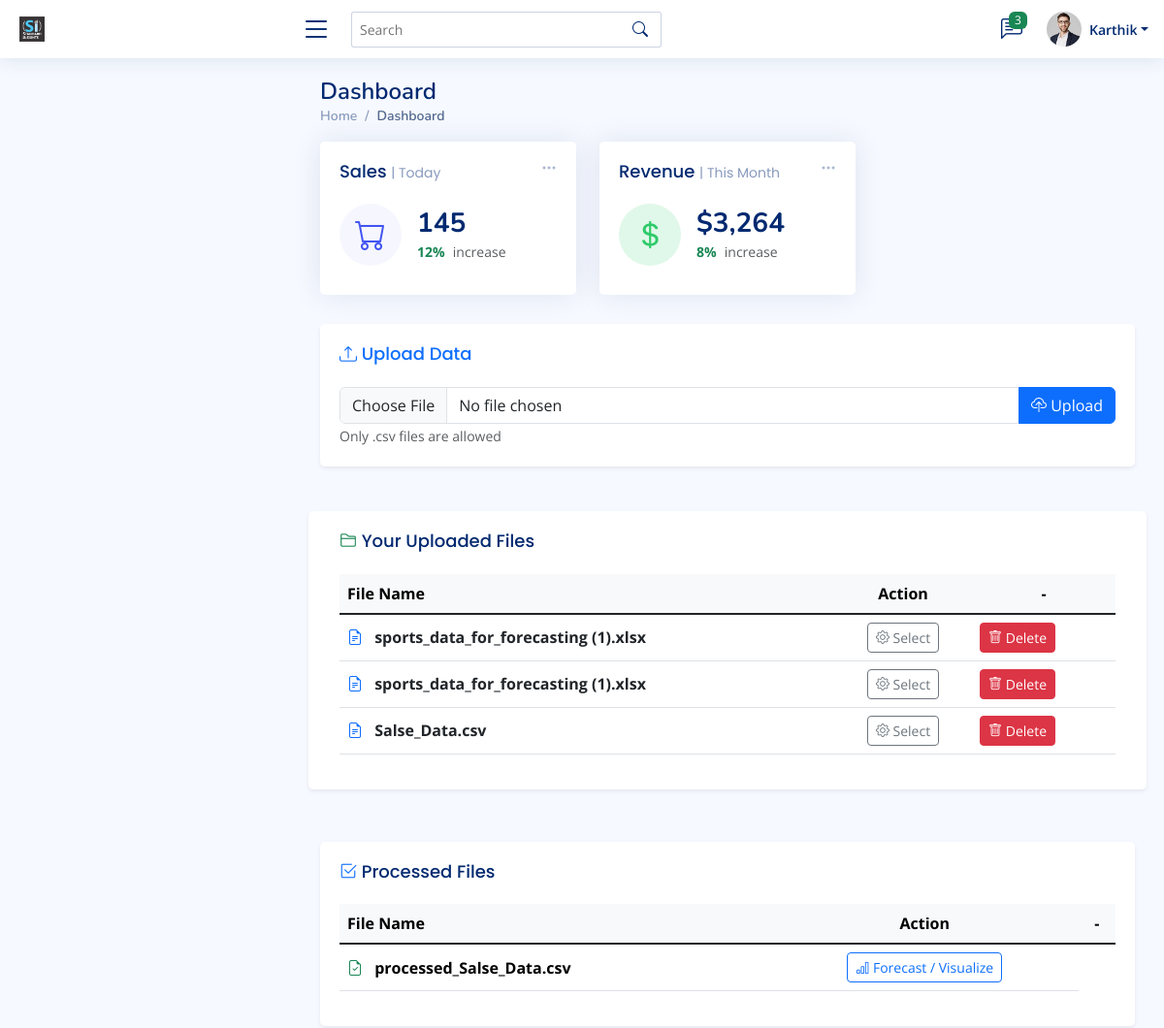
/dashboard (signed in, upper part), run on an earlier commit of the app's database.
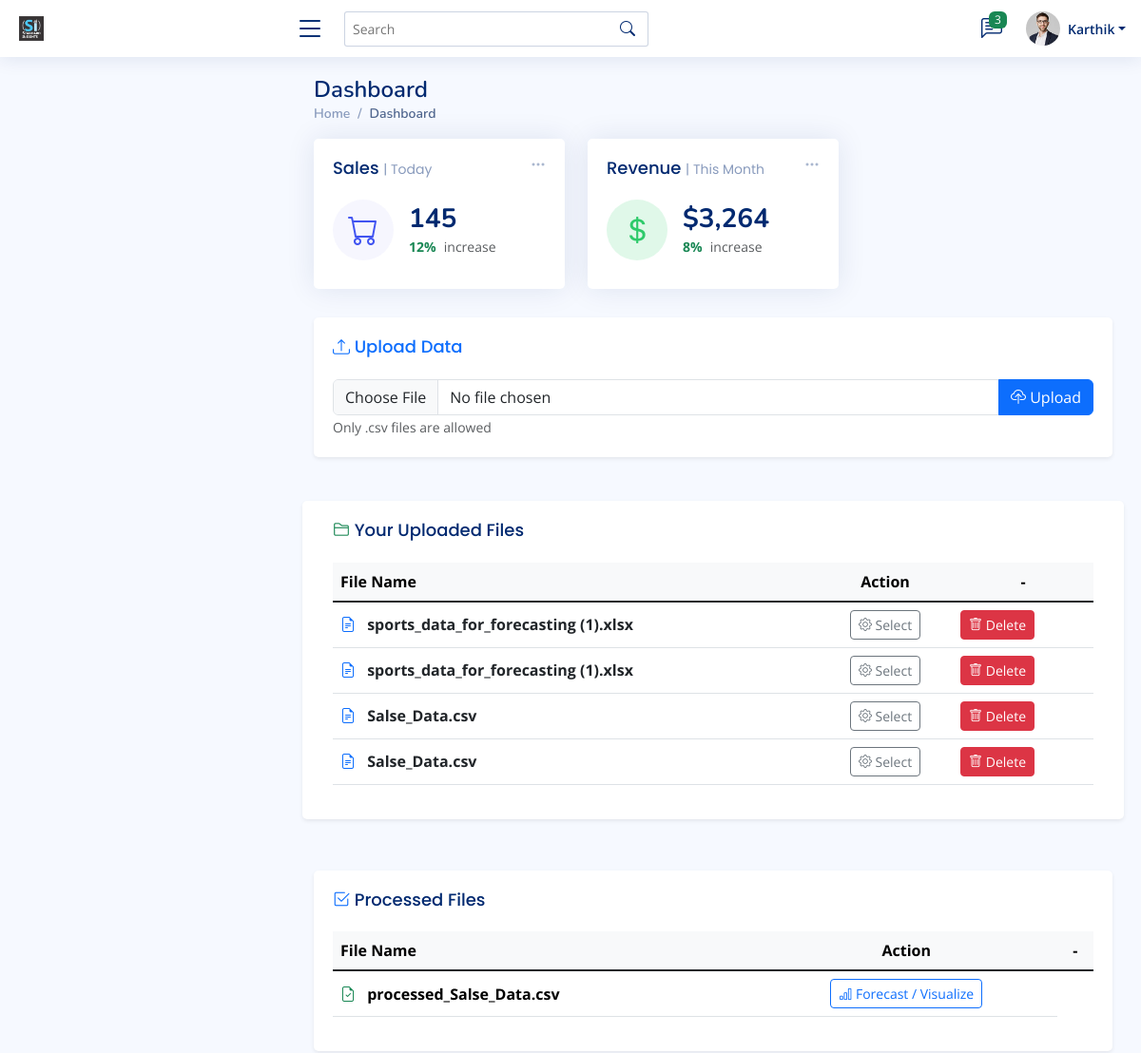
And on a later commit of the database.
### models/user.py (models this page shows)
class User(db.Model, UserMixin):
    id = db.Column(db.Integer, primary_key=True)
    name = db.Column(db.String(100), nullable=False)
    email = db.Column(db.String(100), unique=True, nullable=False)
    username = db.Column(db.String(100), unique=True, nullable=False)
    password = db.Column(db.String(100), nullable=False)

class UserFile(db.Model):
    id = db.Column(db.Integer, primary_key=True)
    user_id = db.Column(db.Integer, db.ForeignKey('user.id'), nullable=False)
    filename = db.Column(db.String(255), nullable=False)

### routes/views.py (the view)
@app.route('/dashboard')
@login_required
def dashboard():
    files = UserFile.query.filter_by(user_id=current_user.id).all()
    processed_folder = os.path.join(app.config['PROCESSED_FOLDER'], current_user.username)
    processed_files = []
    if os.path.exists(processed_folder):
        processed_files = os.listdir(processed_folder)
    forecasted_folder = os.path.join(app.root_path, 'forecasted_uploads', current_user.username)
    forecasted_files = []
    if os.path.exists(forecasted_folder):
        forecasted_files = [f for f in os.listdir(forecasted_folder) if f.endswith('.csv')]
    return render_template('NiceAdmin/index.html', files=files, processed_files=processed_files,forecasted_files=forecasted_files)

### routes/views.py (called while the page is built)
@login_manager.user_loader
def load_user(user_id):
    return User.query.get(int(user_id))

@app.after_request
def add_header(response):
    response.headers["Cache-Control"] = "no-cache, no-store, must-revalidate"
    response.headers["Pragma"] = "no-cache"
    response.headers["Expires"] = "0"
    return response

### templates/NiceAdmin/index.html (shortened to what this page needs)
<!DOCTYPE html>
<html lang="en">
<head>
  <link href="https://cdn.jsdelivr.net/npm/bootstrap@5.1.3/dist/css/bootstrap.min.css" rel="stylesheet">
  <link rel="stylesheet" href="https://cdn.jsdelivr.net/npm/bootstrap-icons/font/bootstrap-icons.css">
  <link href="static/Nassets/vendor/bootstrap/css/bootstrap.min.css" rel="stylesheet">
  <link href="static/Nassets/vendor/bootstrap-icons/bootstrap-icons.css" rel="stylesheet">
  <link href="static/Nassets/vendor/boxicons/css/boxicons.min.css" rel="stylesheet">
  <link href="static/Nassets/vendor/quill/quill.snow.css" rel="stylesheet">
  <link href="static/Nassets/vendor/quill/quill.bubble.css" rel="stylesheet">
  <link href="static/Nassets/vendor/remixicon/remixicon.css" rel="stylesheet">
  <link href="static/Nassets/vendor/simple-datatables/style.css" rel="stylesheet">
  <link href="static/Nassets/css/style.css" rel="stylesheet">
</head>
<body>
  <header id="header" class="header fixed-top d-flex align-items-center">
    <div class="d-flex align-items-center justify-content-between">
      <a href="index.html" class="logo d-flex align-items-center">
        <img src="static/Nassets/img/logo.png" alt="">
      </a>
      <i class="bi bi-list toggle-sidebar-btn"></i>
    </div>
    <div class="search-bar">
      <form class="search-form d-flex align-items-center" method="POST" action="#">
        <input type="text" name="query" placeholder="Search" title="Enter search keyword">
        <button type="submit" title="Search"><i class="bi bi-search"></i></button>
      </form>
    </div>
    <nav class="header-nav ms-auto">
      <ul class="d-flex align-items-center">
        <li class="nav-item dropdown">
          <a class="nav-link nav-icon" href="#" data-bs-toggle="dropdown">
            <i class="bi bi-chat-left-text"></i>
            <span class="badge bg-success badge-number">3</span>
          </a>
        </li>
        <li class="nav-item dropdown pe-3">
          <a class="nav-link nav-profile d-flex align-items-center pe-0" href="#" data-bs-toggle="dropdown">
              <img src="{{ url_for('static', filename='Nassets/img/profile-img.jpg') }}" alt="Profile" class="rounded-circle">
              <span class="d-none d-md-block dropdown-toggle ps-2">{{ current_user.name }}</span>
          </a>
      </li>
      </ul>
    </nav>
  </header>
  <main id="main" class="main">
    <div class="pagetitle">
      <h1>Dashboard</h1>
      <nav>
        <ol class="breadcrumb">
          <li class="breadcrumb-item"><a href="index.html">Home</a></li>
          <li class="breadcrumb-item active">Dashboard</li>
        </ol>
      </nav>
    </div>
    <section class="section dashboard">
      <div class="row">
        <div class="col-lg-8">
          <div class="row">
            <div class="col-xxl-4 col-md-6">
              <div class="card info-card sales-card">
                <div class="filter">
                  <a class="icon" href="#" data-bs-toggle="dropdown"><i class="bi bi-three-dots"></i></a>
                </div>
                <div class="card-body">
                  <h5 class="card-title">Sales <span>| Today</span></h5>
                  <div class="d-flex align-items-center">
                    <div class="card-icon rounded-circle d-flex align-items-center justify-content-center">
                      <i class="bi bi-cart"></i>
                    </div>
                    <div class="ps-3">
                      <h6>145</h6>
                      <span class="text-success small pt-1 fw-bold">12%</span> <span class="text-muted small pt-2 ps-1">increase</span>
                    </div>
                  </div>
                </div>
              </div>
            </div>
            <div class="col-xxl-4 col-md-6">
              <div class="card info-card revenue-card">
                <div class="filter">
                  <a class="icon" href="#" data-bs-toggle="dropdown"><i class="bi bi-three-dots"></i></a>
                </div>
                <div class="card-body">
                  <h5 class="card-title">Revenue <span>| This Month</span></h5>
                  <div class="d-flex align-items-center">
                    <div class="card-icon rounded-circle d-flex align-items-center justify-content-center">
                      <i class="bi bi-currency-dollar"></i>
                    </div>
                    <div class="ps-3">
                      <h6>$3,264</h6>
                      <span class="text-success small pt-1 fw-bold">8%</span> <span class="text-muted small pt-2 ps-1">increase</span>
                    </div>
                  </div>
                </div>
              </div>
            </div>
          </div>
        </div></div>
            <div class="row">
              <div class="col-12">
                <div class="card shadow-sm">
                  <div class="card-body">
                    <h5 class="card-title text-primary"><i class="bi bi-upload"></i> Upload Data</h5>
                        <form action="{{ url_for('upload_file') }}" method="POST" enctype="multipart/form-data">
                          <div class="input-group">
                            <input class="form-control" type="file" name="file" accept=".csv, .xlsx" required>
                            <button type="submit" class="btn btn-primary"><i class="bi bi-cloud-upload"></i> Upload</button>
                          </div>
                          <small class="text-muted">Only .csv files are allowed</small>
                        </form>
                  </div>
                </div>
              </div>
              <div class="card mt-3 shadow-sm">
                <div class="card-body">
                  <h5 class="card-title">
                    <i class="bi bi-folder2 text-success"></i> Your Uploaded Files
                  </h5>
                  <div class="table-responsive">
                    <table class="table table-hover align-middle">
                      <thead class="table-light">
                        <tr>
                          <th scope="col">File Name</th>
                          <th scope="col" class="text-center">Action</th>
                          <th scope="col" class="text-center">-</th>
                        </tr>
                      </thead>
                      <tbody>
                        {% for file in files %}
                        <tr>
                          <td>
                            <i class="bi bi-file-earmark-text text-primary"></i>
                            <a href="{{ url_for('download_file', filename=file.filename) }}" class="text-dark fw-bold ms-2">
                              {{ file.filename }}
                            </a>
                          </td>
                          <td class="text-center">
                            <button class="btn btn-outline-secondary btn-sm" onclick="showForm('{{ file.filename }}')">
                              <i class="bi bi-gear"></i> Select
                            </button>
                          </td>
                          <td>
                            <form action="{{ url_for('delete_file', filename=file.filename) }}" method="post" style="display:inline;">
                                <button type="submit" class="btn btn-danger btn-sm"><i class="bi bi-trash"></i> Delete</button>
                            </form>
                        </td>
                        </tr>
                        {% endfor %}
                      </tbody>
                    </table>
                  </div>
                </div>
              </div>
            </div>
                <div class="card mt-4 shadow-sm">
                  <div class="card-body">
                    <h5 class="card-title">
                      <i class="bi bi-check2-square text-primary"></i> Processed Files
                    </h5>
                    <div class="table-responsive">
                      <table class="table table-hover align-middle">
                        <thead class="table-light">
                          <tr>
                            <th scope="col">File Name</th>
                            <th scope="col" class="text-center">Action</th>
                            <th scope="col" class="text-center">-</th>
                          </tr>
                        </thead>
                        <tbody>
                          {% for file in processed_files %}
                            <tr>
                              <td>
                                <i class="bi bi-file-earmark-check text-success"></i>
                                <span class="fw-bold ms-2">{{ file }}</span>
                              </td>
                              <td class="text-center">
                                <button class="btn btn-outline-primary btn-sm" onclick="showForecastForm('{{ file }}')">
                                  <i class="bi bi-bar-chart"></i> Forecast / Visualize
                                </button>
                              </td>
                            </tr>
                            {% endfor %}
                          </tbody>
                      </table>
                    </div>
                  </div>
                </div>
    </section>
  </main>
</body>
</html>

### static/Nassets/css/style.css (style rules this page uses)
:root { scroll-behavior: smooth; }
body { font-family: "Open Sans", sans-serif; background: #f6f9ff; color: #444444; }
a { color: #4154f1; text-decoration: none; }
h1, h2, h3, h4, h5, h6 { font-family: "Nunito", sans-serif; }
#main { margin-top: 60px; padding: 20px 30px; transition: all 0.3s; }
.pagetitle { margin-bottom: 10px; }
.pagetitle h1 { font-size: 24px; margin-bottom: 0; font-weight: 600; color: #012970; }
.card { margin-bottom: 30px; border: none; border-radius: 5px; box-shadow: 0px 0 30px rgba(1, 41, 112, 0.1); }
.card-title { padding: 20px 0 15px 0; font-size: 18px; font-weight: 500; color: #012970; font-family: "Poppins", sans-serif; }
.card-title span { color: #899bbd; font-size: 14px; font-weight: 400; }
.card-body { padding: 0 20px 20px 20px; }
.breadcrumb { font-size: 14px; font-family: "Nunito", sans-serif; color: #899bbd; font-weight: 600; }
.breadcrumb a { color: #899bbd; transition: 0.3s; }
.breadcrumb .breadcrumb-item::before { color: #899bbd; }
.breadcrumb .active { color: #51678f; font-weight: 600; }
.logo { line-height: 1; }
@media (min-width: 1200px) { .logo { width: 280px; } }
.logo img { max-height: 26px; margin-right: 6px; }
.header { transition: all 0.5s; z-index: 997; height: 60px; box-shadow: 0px 2px 20px rgba(1, 41, 112, 0.1); background-color: #fff; padding-left: 20px; }
.header .toggle-sidebar-btn { font-size: 32px; padding-left: 10px; cursor: pointer; color: #012970; }
.header .search-bar { min-width: 360px; padding: 0 20px; }
.header .search-form { width: 100%; }
.header .search-form input { border: 0; font-size: 14px; color: #012970; border: 1px solid rgba(1, 41, 112, 0.2); padding: 7px 38px 7px 8px; border-radius: 3px; transition: 0.3s; width: 100%; }
.header .search-form button { border: 0; padding: 0; margin-left: -30px; background: none; }
.header .search-form button i { color: #012970; }
.header-nav ul { list-style: none; }
.header-nav>ul { margin: 0; padding: 0; }
.header-nav .nav-icon { font-size: 22px; color: #012970; margin-right: 25px; position: relative; }
.header-nav .nav-profile { color: #012970; }
.header-nav .nav-profile img { max-height: 36px; }
.header-nav .nav-profile span { font-size: 14px; font-weight: 600; }
.header-nav .badge-number { position: absolute; inset: -2px -5px auto auto; font-weight: normal; font-size: 12px; padding: 3px 6px; }
@media (min-width: 1200px) { #main, #footer { margin-left: 300px; } }
.dashboard .filter { position: absolute; right: 0px; top: 15px; }
.dashboard .filter .icon { color: #aab7cf; padding-right: 20px; padding-bottom: 5px; transition: 0.3s; font-size: 16px; }
.dashboard .info-card { padding-bottom: 10px; }
.dashboard .info-card h6 { font-size: 28px; color: #012970; font-weight: 700; margin: 0; padding: 0; }
.dashboard .card-icon { font-size: 32px; line-height: 0; width: 64px; height: 64px; flex-shrink: 0; flex-grow: 0; }
.dashboard .sales-card .card-icon { color: #4154f1; background: #f6f6fe; }
.dashboard .revenue-card .card-icon { color: #2eca6a; background: #e0f8e9; }

What changed in the data, as far as the page shows it:
added UserFile: filename "Salse_Data.csv"
